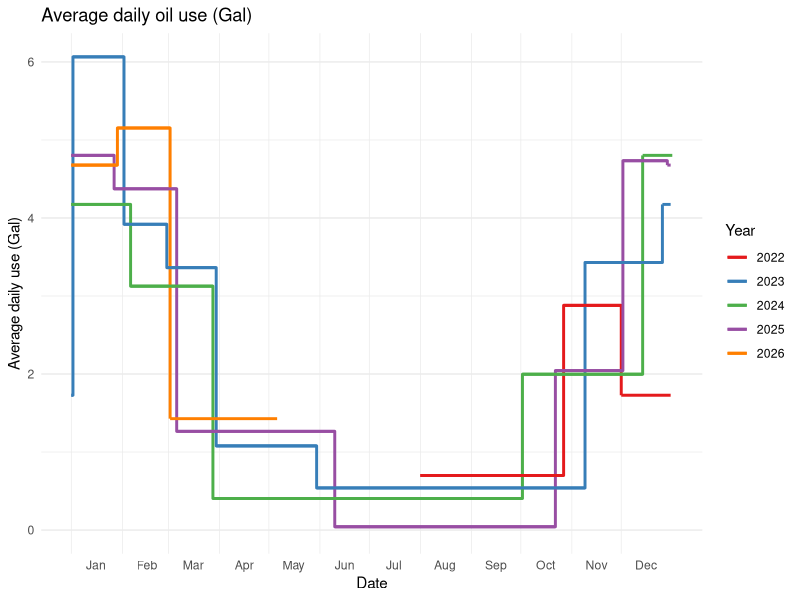
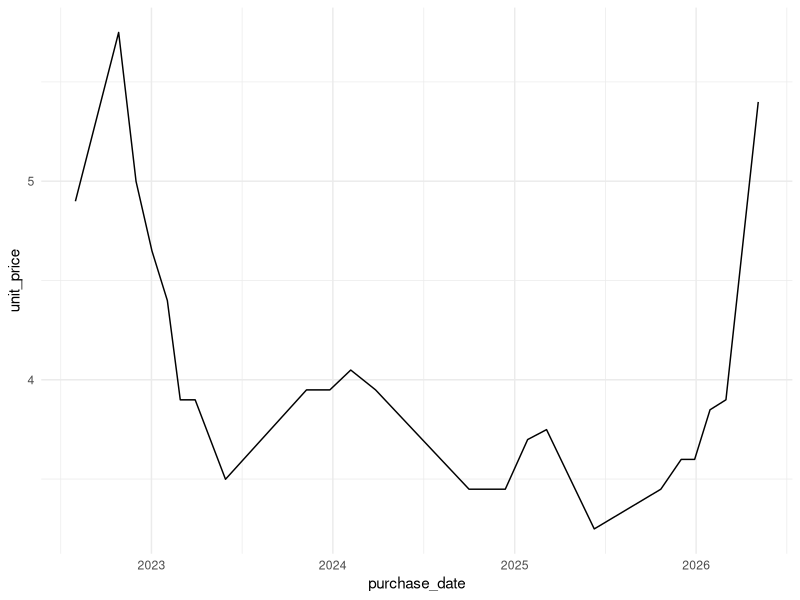

Source code (R) for these figures, in order:
# Analyze heating oil use
library(tidyverse)
library(lubridate)

purchases_raw = read_csv('Oil/Oil_purchases.csv', comment='#')

purchases = purchases_raw |> 
  mutate(purchase_date = mdy(date),
         purchase_year = year(purchase_date),
         previous_date=lag(purchase_date),
         previous_year = year(previous_date),
         daily_use = gallons/as.integer(purchase_date-previous_date))

# Make break points and labels
breaks = tibble(
  date=seq.Date(ymd('2023-01-01'), ymd('2023-12-1'), by='month'),
  year_day=yday(date),
  mid_day=year_day+15,
  label=format(date, '%b'))

lw = 1

# We have to add points at the beginning and end of each year
# to make step charts by year
same_year = purchases |> 
  filter(purchase_year==previous_year) |> 
  select("previous_date", "previous_year", 
         "purchase_date", "purchase_year", "daily_use")
diff_year = purchases |> 
  filter(purchase_year!=previous_year) |> 
  select("previous_date", "previous_year", 
         "purchase_date", "purchase_year", "daily_use")

diff_year = diff_year |> 
  rowwise() |> 
  reframe(
    previous_date = c(previous_date, mdy(paste('1/1/', purchase_year))),
    purchase_date = c(mdy(paste('12/31/', previous_year)), purchase_date),
     daily_use = daily_use
  ) |> 
  mutate(
    previous_year = year(previous_date),
    purchase_year = year(purchase_date)
  )

chart_data = bind_rows(same_year, diff_year) |> 
  mutate(previous_day=yday(previous_date),
         purchase_day=yday(purchase_date),
         year=factor(previous_year))

# Daily use grouped by year
ggplot(chart_data) +
  # geom_point(aes(previous_day, daily_use, color=year, group=year), size=2) +
  geom_step(aes(previous_day, daily_use, color=year, group=year), linewidth=lw)+
  geom_segment(aes(x=previous_day, xend=purchase_day,
                     y=daily_use, yend=daily_use, color=year),
                 linewidth=lw) +
  scale_x_continuous(breaks=breaks$mid_day, labels=breaks$label,
                     minor_breaks=breaks$year_day) +
  scale_color_brewer(palette='Set1') +
  ylim(0, NA) +
  labs(x='Date', y='Average daily use (Gal)', color='Year',
       title='Average daily oil use (Gal)') +
  theme_minimal() +
  theme(panel.grid.major.x=element_blank(),
        panel.grid.minor.x=element_line(colour='#EBEBEBFF'),
        axis.ticks.x=element_blank())

# Price
ggplot(purchases, aes(purchase_date, unit_price)) +
  geom_line() +
  theme_minimal()
